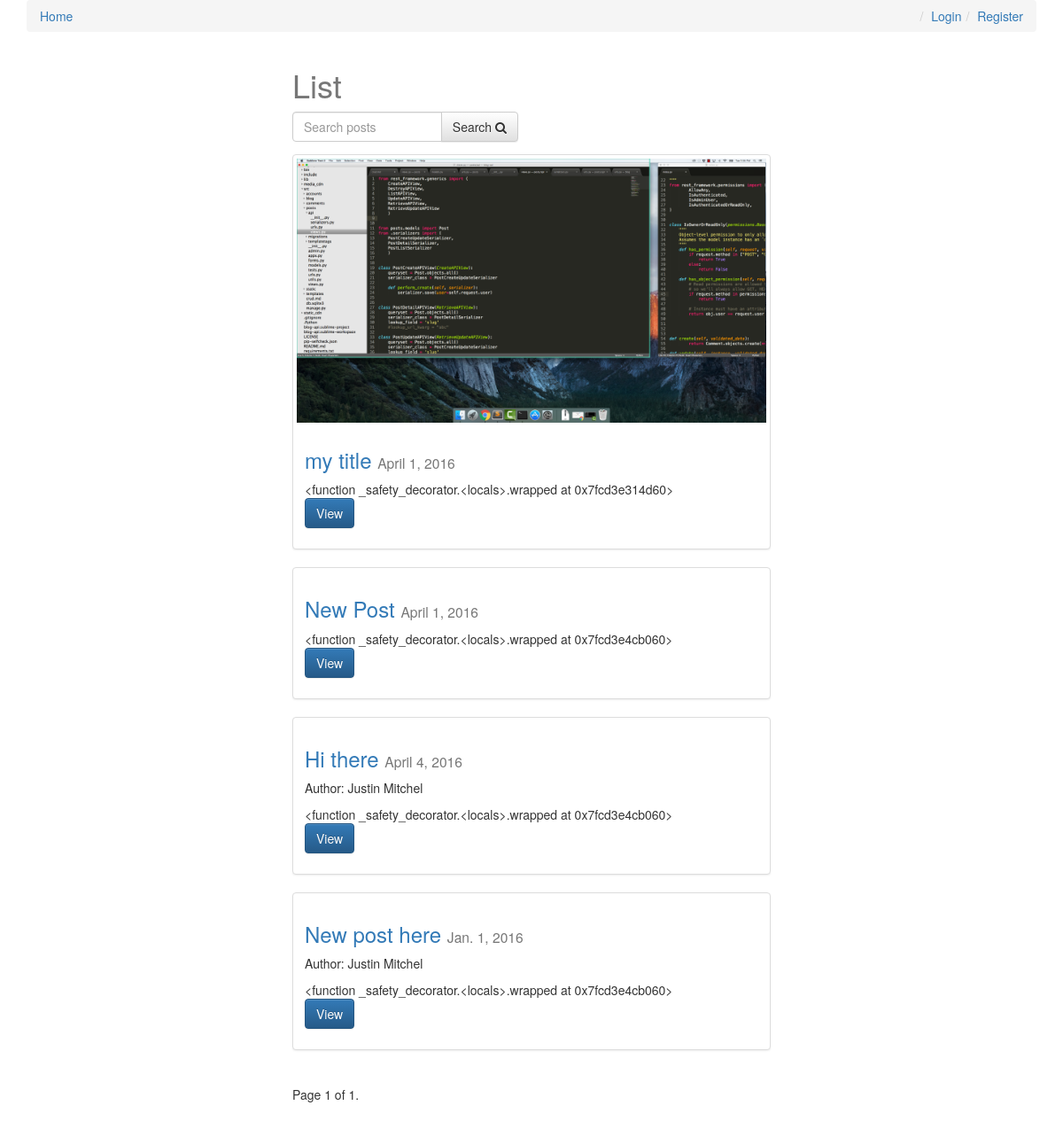
The page / on the database its author committed.
### posts/models.py (models this page shows, shortened)
class Post(models.Model):
    user = models.ForeignKey(settings.AUTH_USER_MODEL, default=1)
    title = models.CharField(max_length=120)
    slug = models.SlugField(unique=True)
    image = models.ImageField(upload_to=upload_location,
            null=True,
            blank=True,
            width_field="width_field",
            height_field="height_field")
    height_field = models.IntegerField(default=0)
    width_field = models.IntegerField(default=0)
    content = models.TextField()
    draft = models.BooleanField(default=False)
    publish = models.DateField(auto_now=False, auto_now_add=False)
    read_time =  models.IntegerField(default=0) # models.TimeField(null=True, blank=True) #assume minutes
    updated = models.DateTimeField(auto_now=True, auto_now_add=False)
    timestamp = models.DateTimeField(auto_now=False, auto_now_add=True)
    objects = PostManager()
    def get_absolute_url(self):
        return reverse("posts:detail", kwargs={"slug": self.slug})
    class Meta:
        ordering = ["-timestamp", "-updated"]
    def get_markdown(self):
        content = self.content
        markdown_text = markdown(content)
        return mark_safe(markdown_text)

### posts/views.py (the view, shortened to what this page needs)
# urls.py: url(r'^$', post_list, name='list'),
def post_list(request):
	today = timezone.now().date()
	queryset_list = Post.objects.active() #.order_by("-timestamp")
	if request.user.is_staff or request.user.is_superuser:
		queryset_list = Post.objects.all()
	query = request.GET.get("q")
	paginator = Paginator(queryset_list, 8) # Show 25 contacts per page
	page_request_var = "page"
	page = request.GET.get(page_request_var)
	try:
		queryset = paginator.page(page)
	except PageNotAnInteger:
		queryset = paginator.page(1)
	except EmptyPage:
		queryset = paginator.page(paginator.num_pages)
	context = {
		"object_list": queryset,
		"title": "List",
		"page_request_var": page_request_var,
		"today": today,
	}
	return render(request, "post_list.html", context)

### posts/models.py (called while the page is built)
    def active(self, *args, **kwargs):
        return super(PostManager, self).filter(draft=False).filter(publish__lte=timezone.now())

### templates/post_list.html (shortened to what this page needs)
{% extends "base.html" %}
{% block content %}
<div class='col-sm-6 col-sm-offset-3'>
    <h1>{{ title }}</h1>
<form method='GET' action='' class='row'>
        <div class='col-sm-6'>
            <div class='input-group'>
                <input class='form-control' type='text' name='q' placeholder='Search posts' value='{{ request.GET.q }}'/>
                <span class='input-group-btn'>
                    <button class='btn btn-default' type='submit'>Search <i class="fa fa-search"></i></button>
                </span>
            </div>
        </div>
</form>
{% for obj in object_list %}
<div class="row">
  <div class="col-sm-12">
    <div class="thumbnail">
        {% if obj.image %}
         <img src='{{ obj.image.url }}' class='img-responsive' />
        {% endif %}
      <div class="caption post-detail-item">
        <h3><a href='{{ obj.get_absolute_url }}'>{{ obj.title }}</a> <small>{{ obj.publish }}</small></h3>
        {% if obj.user.get_full_name %}<p>Author: {{ obj.user.get_full_name }}</p>{% endif %}
        {{ obj.get_markdown|truncatechars_html:120 }}
        <p><a href="{{ obj.get_absolute_url }}" class="btn btn-primary" role="button">View</a></p>
      </div>
    </div>
  </div>
</div>
{% endfor %}
<div class="pagination">
    <span class="step-links">
        <span class="current">
            Page {{ object_list.number }} of {{ object_list.paginator.num_pages }}.
        </span>
    </span>
</div>
</div>
{% endblock content %}

### templates/base.html (shortened to what this page needs)
{% load staticfiles %}
<html>
<head>
<link rel="stylesheet" href="https://maxcdn.bootstrapcdn.com/bootstrap/3.3.6/css/bootstrap.min.css">
<link rel="stylesheet" href="https://maxcdn.bootstrapcdn.com/bootstrap/3.3.6/css/bootstrap-theme.min.css">
<link rel='stylesheet' href='https://maxcdn.bootstrapcdn.com/font-awesome/4.5.0/css/font-awesome.min.css' >
<link rel='stylesheet' href='{% static "css/base.css" %}' />
</head>
<body>
<div class='container'>
    <ol class='breadcrumb'>
        <li><a href='{% url "posts:list" %}'>Home</a></li>
        {% if not request.user.is_authenticated %}
        <li class='pull-right'><a href='{% url "register" %}'>Register</a></li>
        <li class='pull-right'><a href='{% url "login" %}'>Login</a></li>
        {% else %}
        <li class='pull-right'><a href='{% url "logout" %}'>Logout</a></li>
        {% endif %}
    </ol>
{% block content %}{% endblock content %}
</div>
</body>
</html>

### static/css/base.css (style rules this page uses)
h1 { color: #777777; }

### rows shown on the page
Post: image (picture), title "my title", publish "April 1, 2016", get_markdown "<function _safety_decorator.<locals>.wrapped at 0x7fcd3e314d60>"
Post: title "New Post", publish "April 1, 2016", get_markdown "<function _safety_decorator.<locals>.wrapped at 0x7fcd3e4cb060>"
Post: title "Hi there", publish "April 4, 2016", user.get_full_name "Justin Mitchel", get_markdown "<function _safety_decorator.<locals>.wrapped at 0x7fcd3e4cb060>"
Post: title "New post here", publish "Jan. 1, 2016", user.get_full_name "Justin Mitchel", get_markdown "<function _safety_decorator.<locals>.wrapped at 0x7fcd3e4cb060>"

### other values the page prints
{{ title }} "List"
{{ object_list.number }} "1"
{{ object_list.paginator.num_pages }} "1"
